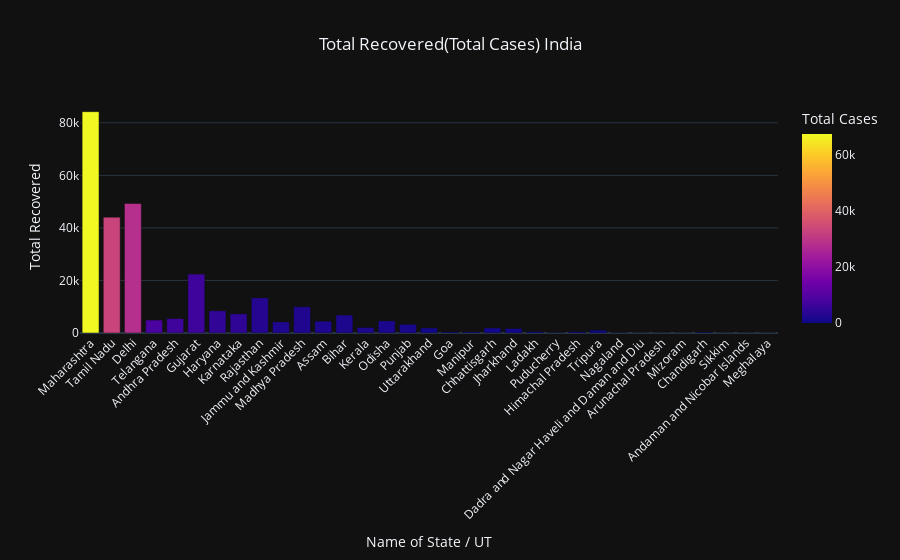

This figure's notebook cell:
### Markdown cell above
The above graph is about the top 20 countries and we can see each countries part out of the top countries for the given category<br>
**India's contribution is the exact value of pie in Total Cases**

### Code cell
bar_chart(temp_df, total_recovered_india, total_cases_india, 'India')

### Figure 1 — Plotly figure (JSON) as saved in the notebook; plotly's stock layout.template omitted (floating-point values rounded to 4 significant figures)
{"data": [{"alignmentgroup": "True", "hovertemplate": "Name of State / UT=%{x}<br>Total Recovered=%{y}<br>Total Cases=%{marker.color}<extra></extra>", "legendgroup": "", "marker": {"color": [67615, 33216, 28329, 8265, 6648, 6511, 4737, 4445, 3186, 2648, 2444, 2307, 2029, 1939, 1726, 1608, 842, 706, 660, 618, 603, 405, 388, 376, 262, 223, 122, 122, 93, 87, 41, 29, 4], "coloraxis": "coloraxis"}, "name": "", "offsetgroup": "", "orientation": "v", "showlegend": false, "textposition": "auto", "type": "bar", "x": ["Maharashtra", "Tamil Nadu", "Delhi", "Telangana", "Andhra Pradesh", "Gujarat", "Haryana", "Karnataka", "Rajasthan", "Jammu and Kashmir", "Madhya Pradesh", "Assam", "Bihar", "Kerala", "Odisha", "Punjab", "Uttarakhand", "Goa", "Manipur", "Chhattisgarh", "Jharkhand", "Ladakh", "Puducherry", "Himachal Pradesh", "Tripura", "Nagaland", "Dadra and Nagar Haveli and Daman and Diu", "Arunachal Pradesh", "Mizoram", "Chandigarh", "Sikkim", "Andaman and Nicobar Islands", "Meghalaya"], "xaxis": "x", "y": [84245, 44094, 49301, 4928, 5480, 22409, 8472, 7287, 13367, 4225, 9971, 4500, 6843, 2110, 4606, 3320, 1912, 420, 432, 1914, 1724, 554, 221, 509, 1071, 164, 55, 54, 55, 335, 46, 43, 42], "yaxis": "y"}], "layout": {"barmode": "relative", "coloraxis": {"colorbar": {"title": {"text": "Total Cases"}}, "colorscale": [[0, "#0d0887"], [0.1111, "#46039f"], [0.2222, "#7201a8"], [0.3333, "#9c179e"], [0.4444, "#bd3786"], [0.5556, "#d8576b"], [0.6667, "#ed7953"], [0.7778, "#fb9f3a"], [0.8889, "#fdca26"], [1, "#f0f921"]]}, "hovermode": "x", "legend": {"tracegroupgap": 0}, "title": {"text": "Total Recovered(Total Cases) India", "x": 0.5, "xanchor": "center"}, "xaxis": {"anchor": "y", "domain": [0, 1], "tickangle": -45, "title": {"text": "Name of State / UT"}}, "yaxis": {"anchor": "x", "domain": [0, 1], "title": {"text": "Total Recovered"}}}}
